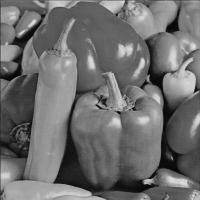
%> input picture Catalogo/Parte3/Umbral/peppers.jpg, 200 x 200 px
$ octave SegmentacionDeImagen.m   (GNU Octave 9; MATLAB toolbox functions it lacks are replaced by stand-ins)
%> lines starting %> are read from the running program, lines starting %| are printed output that depends on the picture; in (x1, y1, x2, y2) boxes, pixels count from 0 and x2, y2 are one past the last pixel; in counts of white or black regions, pixels touching at a corner belong together; the program's own positions count from 1
%ejemplo umbral
clc; clear; close all
A = imread('peppers.jpg');
%> A is the input picture: size 200x200 uint8; min 0, max 227, mean 109.9
subplot(1,3,1);
imshow(A)
title('Im醙en original');

A = im2double(A); [m,n]=size(A);
%> after `[m,n]=size(A)`: m = 200; n = 200

%Caso 1 umbral simple
T = 0.5; B=zeros(m,n);
B(A>=T)=1;
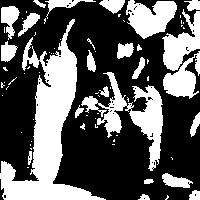
%> B: size 200x200 double; values 0 (black) and 1 (white), 36.6% white; 74 white regions (49 under 20 px), largest, box (x1, y1, x2, y2) and area: (0, 19, 106, 200) 6101, (81, 72, 163, 171) 2357, (126, 0, 177, 39) 1278
B(A<T)=0;
subplot(1,3,2);
imshow(B);
title('Umbral simple');

%Caso 2 umbral compuesto
T1 = 1/3; T2=2/3; C = zeros(m,n);
C(A>T2)=1;
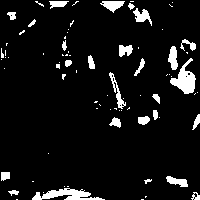
%> C: size 200x200 double; values 0 (black) and 1 (white), 7.5% white; 80 white regions (54 under 20 px), largest, box (x1, y1, x2, y2) and area: (32, 188, 105, 200) 458, (170, 58, 196, 94) 443, (100, 1, 125, 13) 166
C(and(T1<A,A<T2))=0.5;
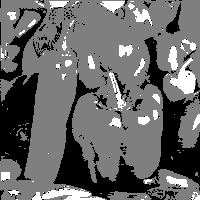
%> C: size 200x200 double; min 0, max 1, mean 0.408
C(A<=T1)=0;
subplot(1,3,3)
imshow(C);
title('Umbral modificada')
